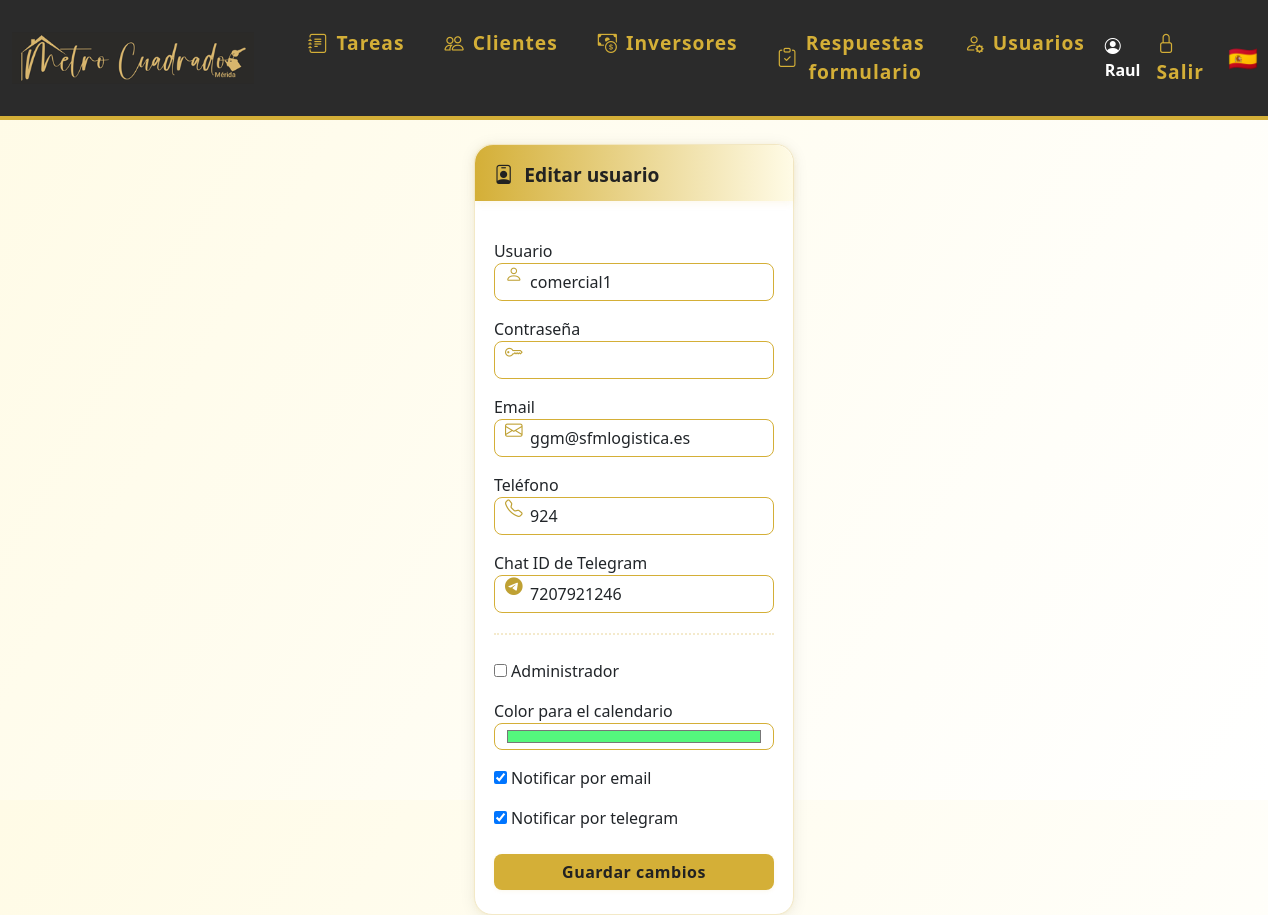
Page /editar_usuario/4 (signed in) on the earlier database version.
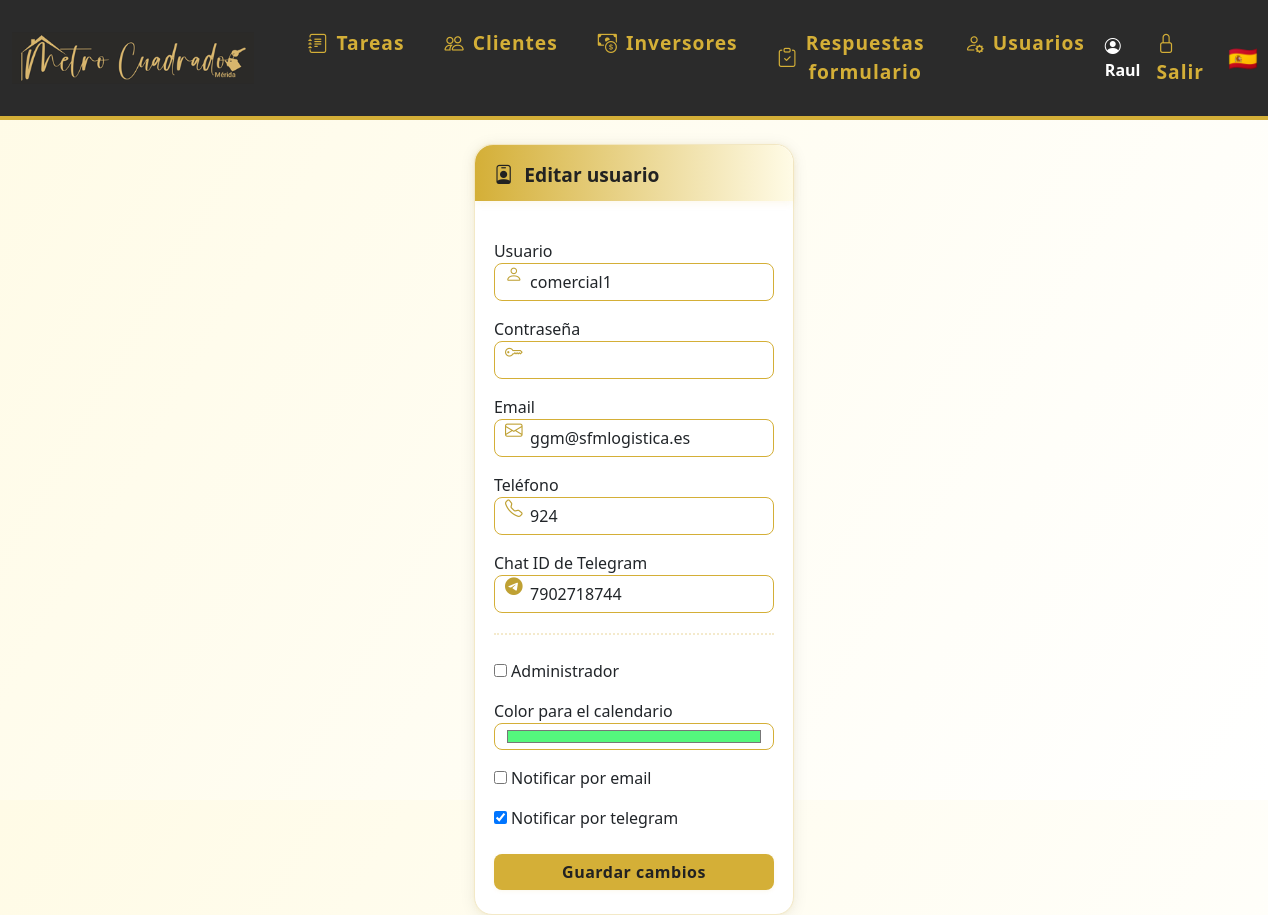
Same page on the later database version.
### models.py (models this page shows)
class Usuario(UserMixin, db.Model):
    id = db.Column(db.Integer, primary_key=True)
    nombre = db.Column(db.String(80), unique=True, nullable=False)
    password = db.Column(db.String(200), nullable=False)
    es_admin = db.Column(db.Boolean, default=False)
    color = db.Column(db.String(7), nullable=True, default='#3788d8') # Color en formato hex, e.g., #RRGGBB
    email = db.Column(db.String(120), unique=True, nullable=True)
    telefono = db.Column(db.String(20), unique=True, nullable=True)
    activo = db.Column(db.Boolean, default=True)  # Nuevo campo para desactivar usuario
    notificar_email = db.Column(db.Boolean, default=True)
    notificar_telegram = db.Column(db.Boolean, default=False)
    chat_id_telegram = db.Column(db.String(32), nullable=True)
    eventos = db.relationship('Evento', backref='usuario', lazy=True)
    tareas = db.relationship('Tarea', back_populates='usuario')

### app.py (the view, shortened to what this page needs)
@app.route('/editar_usuario/<int:usuario_id>', methods=['GET', 'POST'])
@login_required
def editar_usuario(usuario_id):
    usuario = Usuario.query.get_or_404(usuario_id)
    if usuario.nombre == 'root' and current_user.nombre != 'root':
        flash('Solo el usuario root puede editarse a sí mismo.')
        return redirect(url_for('usuarios'))
    if not current_user.es_admin:
        flash('No tienes permiso para acceder a esta página.')
        return redirect(url_for('dashboard'))
    if request.method == 'POST':
        form = CrearUsuarioForm(request.form, obj=usuario)
    else:
        form = CrearUsuarioForm(obj=usuario)
        form.notificar_email.data = bool(usuario.notificar_email)
        form.notificar_telegram.data = bool(usuario.notificar_telegram)
    return render_template('editar_usuario.html', form=form, usuario=usuario)

### forms.py
class CrearUsuarioForm(FlaskForm):
    nombre = StringField('Usuario', validators=[DataRequired(), Length(min=3, max=80)])
    password = PasswordField('Contraseña', validators=[Optional(), Length(min=6)])
    email = StringField('Email', validators=[Email(), Length(max=120)])
    telefono = StringField('Teléfono', validators=[Length(max=20)])
    es_admin = BooleanField('Administrador')
    color = StringField('Color para el calendario')
    notificar_email = BooleanField('Notificar por email')
    notificar_telegram = BooleanField('Notificar por telegram')
    chat_id_telegram = StringField('Chat ID de Telegram')
    submit = SubmitField('Crear usuario')

### app.py (called while the page is built)
@login_manager.user_loader
def load_user(user_id):
    return Usuario.query.get(int(user_id))

### templates/editar_usuario.html (shortened to what this page needs)
{% extends 'base.html' %}
{% block content %}
<div class="card" style="max-width:520px;margin:auto;">
  <div class="card-header-gradient">
    <span class="icon"><i class="bi bi-person-badge"></i></span> Editar usuario
  </div>
  <form method="POST" style="padding:1.2rem 0 0 0;">
      <div class="input-icon mb-3">
          <span class="icon"></span>
          {{ form.nombre.label }}
          {{ form.nombre(class_='form-control') }}
      </div>
      <div class="input-icon mb-3">
          <span class="icon"></span>
          {{ form.password.label }}
          {{ form.password(class_='form-control') }}
      </div>
      <div class="input-icon mb-3">
          <span class="icon"></span>
          {{ form.email.label }}
          {{ form.email(class_='form-control') }}
      </div>
      <div class="input-icon mb-3">
          <span class="icon"></span>
          {{ form.telefono.label }}
          {{ form.telefono(class_='form-control') }}
      </div>
      <div class="input-icon mb-3">
          <span class="icon"></span>
          {{ form.chat_id_telegram.label }}
          {{ form.chat_id_telegram(class_='form-control') }}
      </div>
      <hr class="decor-sep">
      <div class="mb-3">
          {{ form.es_admin() }} {{ form.es_admin.label }}
      </div>
      <div class="form-group mb-3">
        {{ form.color.label }}
        {{ form.color(class_='form-control', type='color') }}
      </div>
      <div class="mb-3">
        {{ form.notificar_email() }} {{ form.notificar_email.label }}
      </div>
      <div class="mb-3">
        {{ form.notificar_telegram() }} {{ form.notificar_telegram.label }}
      </div>
      <button type="submit" class="btn btn-success w-100 mt-2">Guardar cambios</button>
  </form>
</div>
{% endblock %}

Differences in the rows shown:
changed Usuario "comercial1": chat_id_telegram "7207921246" → "7902718744"; notificar_email "☑" → "☐"
